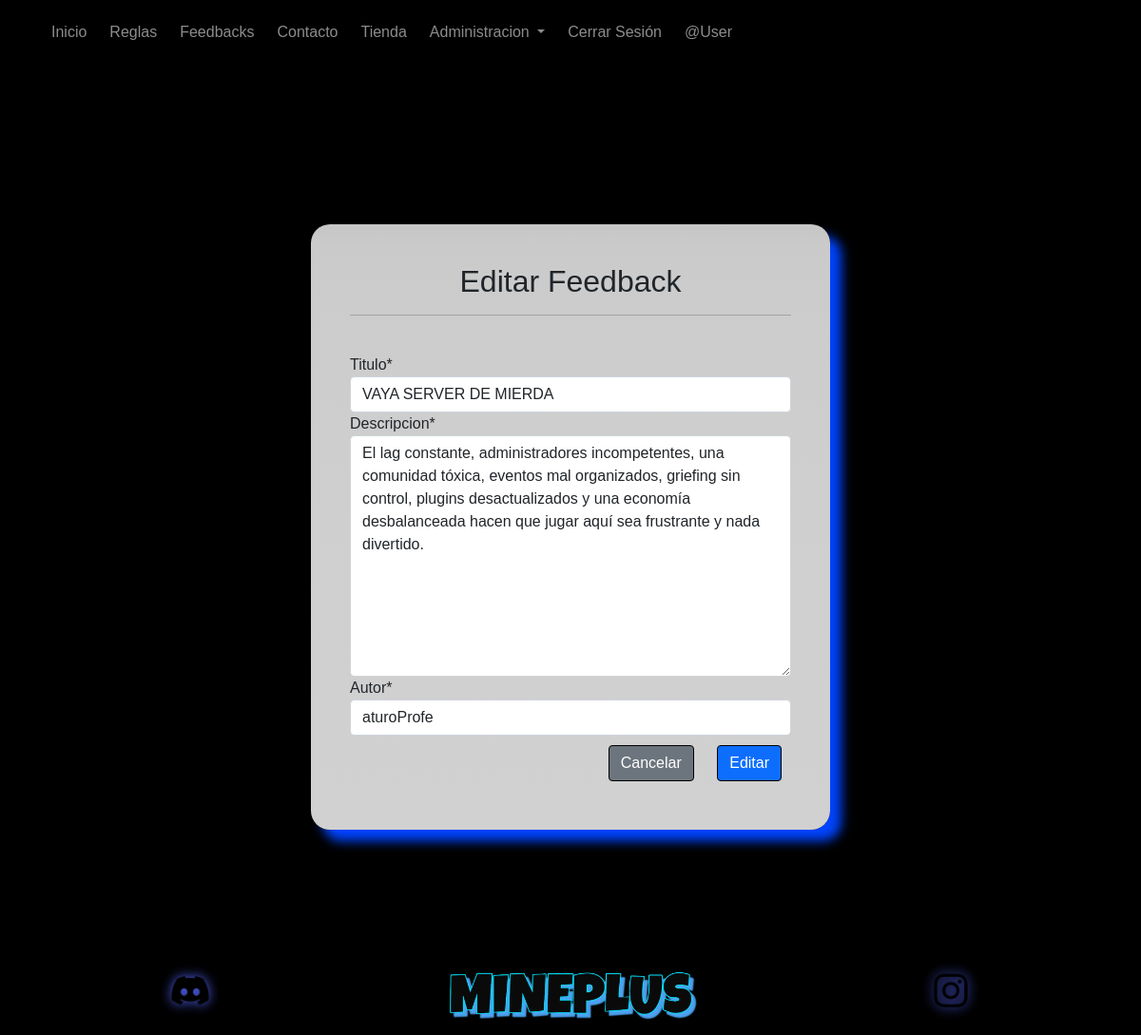
The page /modificar-feedbacks/2/ (signed in) on the database its author committed.
### app/models.py (models this page shows, shortened)
class Feedback(models.Model):
    titulo = models.CharField(max_length=50)
    descripcion = models.TextField()
    autor = models.CharField(max_length=10)  # Añadir campo autor
    fecha_creado = models.DateField(auto_now_add=True)

### app/views.py (the view, shortened to what this page needs)
# urls.py: path('modificar-feedbacks/<id>/', views.modificar_feedback, name="modificar_feedbacks"),
@permission_required('app.change_feedback')
def modificar_feedback (request, id):
    feedback = get_object_or_404(Feedback, id=id)
    data={
        'form': FeedbacksForm(instance=feedback)
    }
    return render(request, 'app/Feedback/modificar.html',data)

### app/forms.py
class FeedbacksForm(forms.ModelForm):
    class Meta:
        model = Feedback
        fields = fields = '__all__'

### app/templates/app/Feedback/modificar.html (shortened to what this page needs)
{% extends 'app/base.html' %}
{% load crispy_forms_tags %}
{% block contenido %}
<br><br><br><br><br>
<div class="container">
    <div class="row">
        <div class="col-12 col-md-6 offset-md-3">
            <div class="formu">
                <div class="card-body">
                    <h2 class="text-dark text-center">Editar Feedback</h2>
                    <hr class="text-dark">
                    <br>
                    <form action="" method="post" enctype="multipart/form-data">
                        {{ form | crispy }}
                        <div class=" d-flex text-center justify-content-end">
                            <input type="reset" value="Cancelar" class="btn btn-secondary">
                            <input type="submit" value="Editar" class="btn btn-primary">
                        </div>
                    </form>
                </div>
            </div>
        </div>
    </div>
</div>
<br><br><br>
{% endblock %}

### app/templates/app/base.html (shortened to what this page needs)
<!DOCTYPE html>
<html lang="es">
<head>
    {% load static%}
    <link href="https://cdn.jsdelivr.net/npm/bootstrap@5.0.0-beta3/dist/css/bootstrap.min.css" rel="stylesheet">
    <link href="https://cdn.jsdelivr.net/npm/bootstrap@5.0.2/dist/css/bootstrap.min.css" rel="stylesheet">
    <link rel="stylesheet" href="{% static 'app/css/estilos.css'%}">
</head>
<body>
    <nav class="navbar navbar-dark  navbar-expand-md mb-5">
        <div class="container">
            <div class="collapse navbar-collapse" id="menu-principal">
                <ul class="navbar-nav">
                    <li class="nav-item"><a href="{% url 'home' %}" class="nav-link">Inicio</a></li>
                    <li class="nav-item"><a href="{% url 'reglas' %}" class="nav-link">Reglas</a></li>
                    <li class="nav-item"><a href="{% url 'feedbacks' %}" class="nav-link">Feedbacks</a></li>
                    <li class="nav-item"><a href="{% url 'contacto' %}" class="nav-link">Contacto</a></li>
                    <li class="nav-item"><a href="{% url 'tienda' %}" class="nav-link">Tienda</a></li>
                    {% if request.user.is_staff %}
                    <li class="nav-item dropdown">
                      <a
                        class="nav-link dropdown-toggle"
                        href="#"
                        role="button"
                        data-bs-toggle="dropdown"
                        aria-expanded="false"
                      >
                        Administracion
                      </a>
                    </li>
                    {% endif %}
                    {% if user.is_authenticated %}
                        <li class="nav-item">
                            <a href="{% url 'logout' %}" class="nav-link" onclick="event.preventDefault(); document.getElementById('logout-form').submit();">Cerrar Sesión</a>
                        </li>
                        <li class="nav-item"><a href="#" class="nav-link">@{{ user.username | title }}</a></li>
                    {% else %}
                        <li class="nav-item"><a href="{% url 'login' %}" class="nav-link">Iniciar Sesión</a></li>
                    {% endif %}
                </ul>
            </div>
        </div>
    </nav>
    {% block contenido %}
    {% endblock%}
    <br><br><br><br><br><br>
    <footer class="container-fluid text-white text-center bg-dark fixed-bottom mt-5">
        <div class="row py-2" id="footer">
            <div class="col-4 order-1">
                <a href="https://discord.gg/mineplusmc" target="_blank">
                    <img src="{% static 'app/img/ico/ds.png' %}" class="img-fluid" width="60" height="60"  id="redes" alt="facebook">
                </a>
            </div>
            <div class="col-4 order-2" id="texto-redes">
                <img src="{% static 'app/img/logo2.png' %}" width="300" class="img-fluid " alt="">
            </div>
            <div class="col-4 order-3">
                <a href="https://www.instagram.com/victorfavianoo/" target="_blank">
                    <img src="{% static 'app/img/ico/insta.png' %}" class="img-fluid" width="60" height="60" id="redes" alt="instagram">
                </a>
            </div>
        </div>
    </footer>
</body>
</html>

### app/static/app/css/estilos.css (style rules this page uses)
* { margin: 0; }
.navbar-dark { background-color: #000; box-shadow: 0 4px 6px rgba(0, 0, 0, 0.1); }
#footer { background: #000000; }
li { list-style: none; }
body { background: #000000 url("../img/fondominecraft.jpg"); background-size: cover; background-repeat: no-repeat; background-attachment: fixed; display: flex; flex-direction: column; min-height: 100vh; }
.navbar { background-color:#000000!important; }
body { font-family: 'Kanit', sans-serif; background-color: #000000; }
.navbar { background-color: #000000; box-shadow: 0 4px 6px rgba(0, 0, 0, 0.1); }
.nav-link { font-family: 'Kanit', sans-serif; color: #000000; padding: 10px 15px; position: relative; transition: color 0.3s ease-in-out, box-shadow 0.3s ease-in-out; }
.nav-item { margin-left: 15px; margin-right: 15px; }
.formu { background: linear-gradient( rgb(198, 198, 198), 10%, rgb(209, 209, 209)); box-shadow: 12px 12px 12px #0044ff; border-radius: 20px; padding: 25px; }
.btn { margin: 10px; border: 1px solid #000000; }
@media (min-width:0px) { #redes { width: 60px; height: 60px; } }
.nav-item { color: #ffffff; background-color: #000; border-radius: 7px; padding: 2px; margin: 2px; }

### rows shown on the page
Feedback: titulo "VAYA SERVER DE MIERDA", descripcion "El lag constante, administradores incompetentes, una comunidad tóxica, eventos mal organizados, griefing sin control, plugins desactualizados y una economía desbalanceada hacen que jugar aquí sea frustrante y nada divertido.", autor "aturoProfe"

### other values the page prints
{{ user.username | title }} "User"
